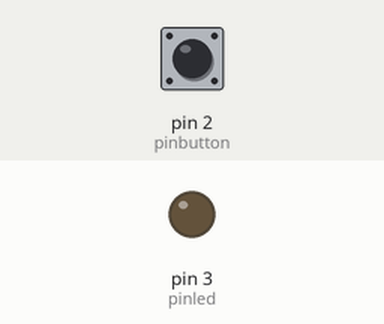
This sketch was run on a simulated Arduino Uno, built with avr-gcc and run on an emulated ATmega328P. On the bench: output pins drawn as LEDs (lit = HIGH). Dashed ring = blinking. Inputs (shaded band) come from the test bench; at power-on: pin 2 (pinbutton) HIGH.

Above: at 1.2 s.
1.3 s: pin 2 (pinbutton) pulled LOW for 1 s
At 3.5 s:
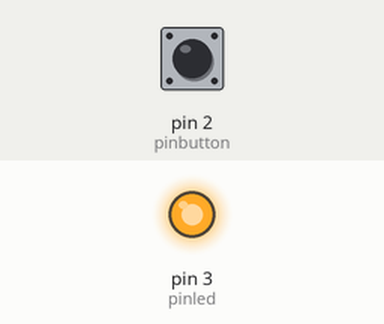
3.8 s: pin 2 (pinbutton) pulled LOW for 0.15 s
At 4.4 s:
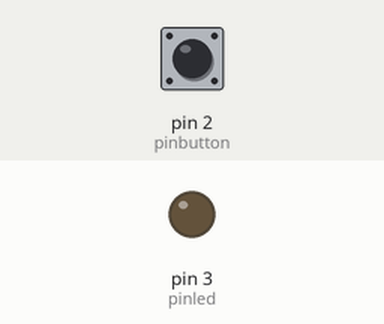
5.5 s: pin 2 (pinbutton) pulled LOW for 3.2 s
At 5.87 s:
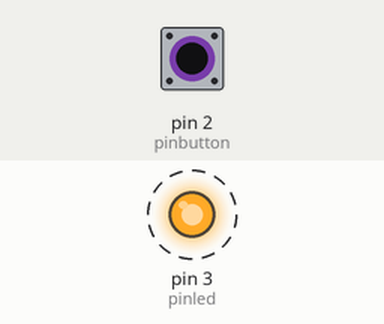
Timing chart, 0 to 10.3 s (numbered marks = the images above; inputs shaded):
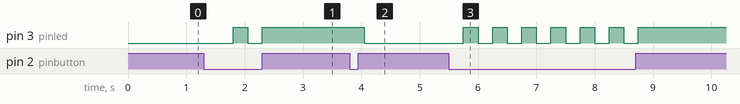

The sketch:

menyalakan_led_dengan_push_button.ino
```cpp
#define pinled 3
#define pinbutton 2
boolean kondisi = true; // 0/LOW

void setup() {
  // put your setup code here, to run once:
pinMode(pinled, OUTPUT); // daftarkan pinled(3) sebagai output
pinMode(pinbutton, INPUT_PULLUP); // daftarkan pinbutton(2) sebagai input
}

void loop() {
  // put your main code here, to run repeatedly:
if (digitalRead(pinbutton)==0){ // jika pin nomor 2 mendapat logika 0/low
  delay(250); // tunda selama 250 milisecond
  kondisi =! kondisi; // maka kondisi (yang awalnya=0) tidak sama dengan kondisi awal (berarti menjadi berlogika=1)
  digitalWrite(pinled, kondisi); // led aktif sesuai nilai variable kondisi
  }
}
```

Measured:
- after the input at 1.3 s, pin 3 (pinled): LOW → HIGH after 0.50 s, → LOW 0.25 s later, → HIGH 0.25 s later
- after the input at 3.8 s, pin 3 (pinled): HIGH → LOW after 0.25 s
- after the input at 5.5 s, pin 3 (pinled): alternates HIGH for 0.25 s and LOW for 0.25 s, 13 changes in all, then stays HIGH, starting after 0.25 s
